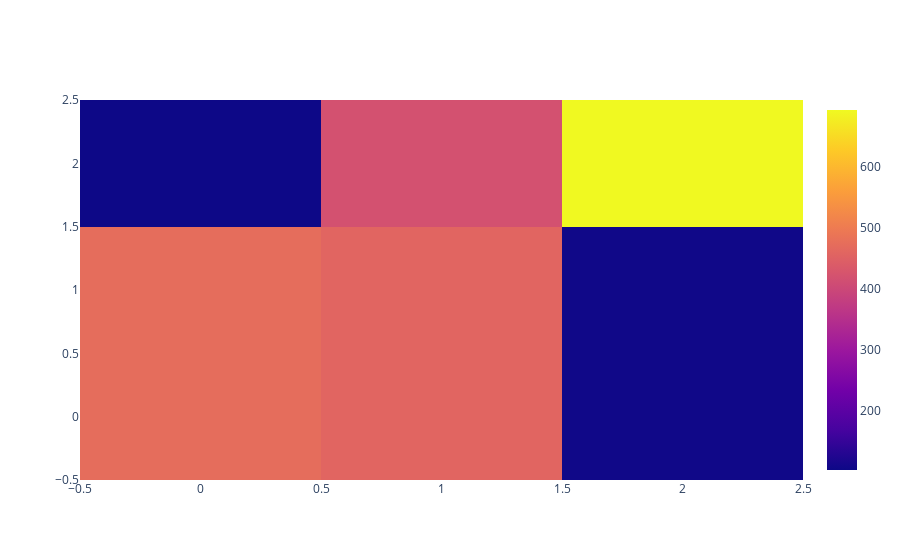

The code cell stored with this chart in its notebook:
### Code cell
import plotly.graph_objects as go

fig = go.Figure(data=go.Heatmap(z=[[ 473,  458,  106],
                                   [ 473,  458,  106],
                                    [ 103,  418,  694]],
                                   hoverongaps = False))
fig.show()

### Figure 1 — Plotly figure (JSON) as saved in the notebook; plotly's stock layout.template omitted (floating-point values rounded to 4 significant figures)
{"data": [{"hoverongaps": false, "type": "heatmap", "z": [[473, 458, 106], [473, 458, 106], [103, 418, 694]]}], "layout": {}}
